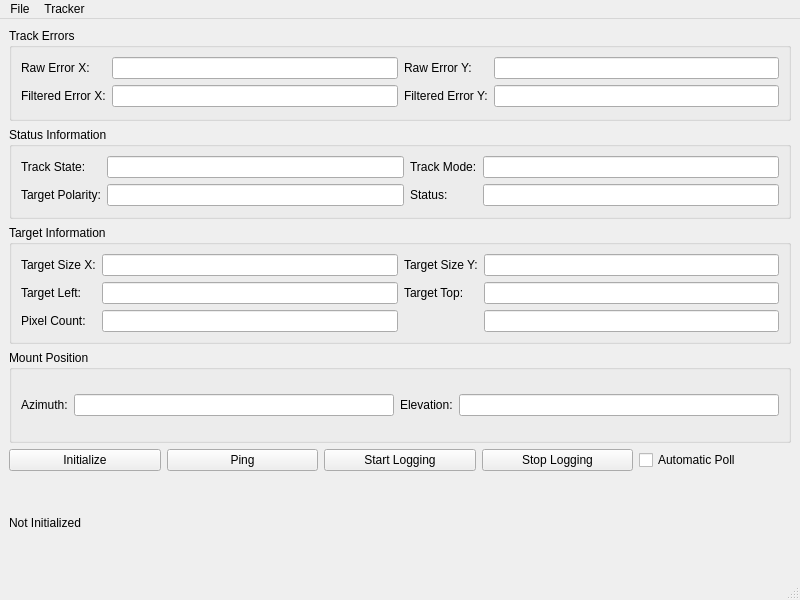
<?xml version="1.0" encoding="UTF-8"?>
<ui version="4.0">
 <class>MainWindow</class>
 <widget class="QMainWindow" name="MainWindow">
  <property name="geometry">
   <rect>
    <x>0</x>
    <y>0</y>
    <width>800</width>
    <height>600</height>
   </rect>
  </property>
  <property name="windowTitle">
   <string>7007 Tracker Monitor</string>
  </property>
  <widget class="QWidget" name="centralwidget">
   <layout class="QVBoxLayout" name="verticalLayout">
    <item>
     <widget class="QGroupBox" name="trackErrorsGroupBox">
      <property name="title">
       <string>Track Errors</string>
      </property>
      <layout class="QGridLayout" name="gridLayout">
       <item row="0" column="0">
        <widget class="QLabel" name="label">
         <property name="text">
          <string>Raw Error X:</string>
         </property>
        </widget>
       </item>
       <item row="0" column="1">
        <widget class="QLineEdit" name="rawErrorXLineEdit">
         <property name="readOnly">
          <bool>true</bool>
         </property>
        </widget>
       </item>
       <item row="0" column="2">
        <widget class="QLabel" name="label_2">
         <property name="text">
          <string>Raw Error Y:</string>
         </property>
        </widget>
       </item>
       <item row="0" column="3">
        <widget class="QLineEdit" name="rawErrorYLineEdit">
         <property name="readOnly">
          <bool>true</bool>
         </property>
        </widget>
       </item>
       <item row="1" column="0">
        <widget class="QLabel" name="label_3">
         <property name="text">
          <string>Filtered Error X:</string>
         </property>
        </widget>
       </item>
       <item row="1" column="1">
        <widget class="QLineEdit" name="filteredErrorXLineEdit">
         <property name="readOnly">
          <bool>true</bool>
         </property>
        </widget>
       </item>
       <item row="1" column="2">
        <widget class="QLabel" name="label_4">
         <property name="text">
          <string>Filtered Error Y:</string>
         </property>
        </widget>
       </item>
       <item row="1" column="3">
        <widget class="QLineEdit" name="filteredErrorYLineEdit">
         <property name="readOnly">
          <bool>true</bool>
         </property>
        </widget>
       </item>
      </layout>
     </widget>
    </item>
    <item>
     <widget class="QGroupBox" name="statusGroupBox">
      <property name="title">
       <string>Status Information</string>
      </property>
      <layout class="QGridLayout" name="gridLayout_2">
       <item row="0" column="0">
        <widget class="QLabel" name="label_5">
         <property name="text">
          <string>Track State:</string>
         </property>
        </widget>
       </item>
       <item row="0" column="1">
        <widget class="QLineEdit" name="trackStateLineEdit">
         <property name="readOnly">
          <bool>true</bool>
         </property>
        </widget>
       </item>
       <item row="0" column="2">
        <widget class="QLabel" name="label_6">
         <property name="text">
          <string>Track Mode:</string>
         </property>
        </widget>
       </item>
       <item row="0" column="3">
        <widget class="QLineEdit" name="trackModeLineEdit">
         <property name="readOnly">
          <bool>true</bool>
         </property>
        </widget>
       </item>
       <item row="1" column="0">
        <widget class="QLabel" name="label_7">
         <property name="text">
          <string>Target Polarity:</string>
         </property>
        </widget>
       </item>
       <item row="1" column="1">
        <widget class="QLineEdit" name="targetPolarityLineEdit">
         <property name="readOnly">
          <bool>true</bool>
         </property>
        </widget>
       </item>
       <item row="1" column="2">
        <widget class="QLabel" name="label_8">
         <property name="text">
          <string>Status:</string>
         </property>
        </widget>
       </item>
       <item row="1" column="3">
        <widget class="QLineEdit" name="statusLineEdit">
         <property name="readOnly">
          <bool>true</bool>
         </property>
        </widget>
       </item>
      </layout>
     </widget>
    </item>
    <item>
     <widget class="QGroupBox" name="targetGroupBox">
      <property name="title">
       <string>Target Information</string>
      </property>
      <layout class="QGridLayout" name="gridLayout_3">
       <item row="0" column="0">
        <widget class="QLabel" name="label_9">
         <property name="text">
          <string>Target Size X:</string>
         </property>
        </widget>
       </item>
       <item row="0" column="1">
        <widget class="QLineEdit" name="targetSizeXLineEdit">
         <property name="readOnly">
          <bool>true</bool>
         </property>
        </widget>
       </item>
       <item row="0" column="2">
        <widget class="QLabel" name="label_10">
         <property name="text">
          <string>Target Size Y:</string>
         </property>
        </widget>
       </item>
       <item row="0" column="3">
        <widget class="QLineEdit" name="targetSizeYLineEdit">
         <property name="readOnly">
          <bool>true</bool>
         </property>
        </widget>
       </item>
       <item row="1" column="0">
        <widget class="QLabel" name="label_11">
         <property name="text">
          <string>Target Left:</string>
         </property>
        </widget>
       </item>
       <item row="1" column="1">
        <widget class="QLineEdit" name="targetLeftLineEdit">
         <property name="readOnly">
          <bool>true</bool>
         </property>
        </widget>
       </item>
       <item row="1" column="2">
        <widget class="QLabel" name="label_12">
         <property name="text">
          <string>Target Top:</string>
         </property>
        </widget>
       </item>
       <item row="1" column="3">
        <widget class="QLineEdit" name="targetTopLineEdit">
         <property name="readOnly">
          <bool>true</bool>
         </property>
        </widget>
       </item>
       <item row="2" column="0">
        <widget class="QLabel" name="label_13">
         <property name="text">
          <string>Pixel Count:</string>
         </property>
        </widget>
       </item>
       <item row="2" column="1">
        <widget class="QLineEdit" name="pixelCountLineEdit">
         <property name="readOnly">
          <bool>true</bool>
         </property>
        </widget>
       </item>
       <item row="2" column="2">
        <widget class="QLabel" name="label_14">
         <property name="text">
          <string/>
         </property>
        </widget>
       </item>
       <item row="2" column="3">
        <widget class="QLineEdit" name="lineEdit_14">
         <property name="readOnly">
          <bool>true</bool>
         </property>
        </widget>
       </item>
      </layout>
     </widget>
    </item>
    <item>
     <widget class="QGroupBox" name="mountGroupBox">
      <property name="title">
       <string>Mount Position</string>
      </property>
      <layout class="QGridLayout" name="gridLayout_4">
       <item row="0" column="0">
        <widget class="QLabel" name="label_15">
         <property name="text">
          <string>Azimuth:</string>
         </property>
        </widget>
       </item>
       <item row="0" column="1">
        <widget class="QLineEdit" name="azimuthLineEdit">
         <property name="readOnly">
          <bool>true</bool>
         </property>
        </widget>
       </item>
       <item row="0" column="2">
        <widget class="QLabel" name="label_16">
         <property name="text">
          <string>Elevation:</string>
         </property>
        </widget>
       </item>
       <item row="0" column="3">
        <widget class="QLineEdit" name="elevationLineEdit">
         <property name="readOnly">
          <bool>true</bool>
         </property>
        </widget>
       </item>
      </layout>
     </widget>
    </item>
    <item>
     <layout class="QHBoxLayout" name="horizontalLayout">
      <item>
       <widget class="QPushButton" name="initButton">
        <property name="text">
         <string>Initialize</string>
        </property>
       </widget>
      </item>
      <item>
       <widget class="QPushButton" name="pingButton">
        <property name="text">
         <string>Ping</string>
        </property>
       </widget>
      </item>
      <item>
       <widget class="QPushButton" name="startLoggingButton">
        <property name="text">
         <string>Start Logging</string>
        </property>
       </widget>
      </item>
      <item>
       <widget class="QPushButton" name="stopLoggingButton">
        <property name="text">
         <string>Stop Logging</string>
        </property>
       </widget>
      </item>
      <item>
       <widget class="QCheckBox" name="automaticPollCheckBox">
        <property name="text">
         <string>Automatic Poll</string>
        </property>
       </widget>
      </item>
     </layout>
    </item>
    <item>
     <widget class="QLabel" name="statusLabel">
      <property name="text">
       <string>Not Initialized</string>
      </property>
     </widget>
    </item>
   </layout>
  </widget>
  <widget class="QMenuBar" name="menubar">
   <property name="geometry">
    <rect>
     <x>0</x>
     <y>0</y>
     <width>800</width>
     <height>21</height>
    </rect>
   </property>
   <widget class="QMenu" name="menuFile">
    <property name="title">
     <string>File</string>
    </property>
    <addaction name="actionStart_Logging"/>
    <addaction name="actionStop_Logging"/>
    <addaction name="separator"/>
    <addaction name="actionExit"/>
   </widget>
   <widget class="QMenu" name="menuTracker">
    <property name="title">
     <string>Tracker</string>
    </property>
    <addaction name="actionInitialize"/>
    <addaction name="actionPing"/>
    <addaction name="separator"/>
    <addaction name="actionAutomatic_Poll"/>
   </widget>
   <addaction name="menuFile"/>
   <addaction name="menuTracker"/>
  </widget>
  <widget class="QStatusBar" name="statusbar"/>
  <action name="actionStart_Logging">
   <property name="text">
    <string>Start Logging...</string>
   </property>
  </action>
  <action name="actionStop_Logging">
   <property name="text">
    <string>Stop Logging</string>
   </property>
  </action>
  <action name="actionExit">
   <property name="text">
    <string>Exit</string>
   </property>
  </action>
  <action name="actionInitialize">
   <property name="text">
    <string>Initialize</string>
   </property>
  </action>
  <action name="actionPing">
   <property name="text">
    <string>Ping</string>
   </property>
  </action>
  <action name="actionAutomatic_Poll">
   <property name="checkable">
    <bool>true</bool>
   </property>
   <property name="text">
    <string>Automatic Poll</string>
   </property>
  </action>
 </widget>
 <resources/>
 <connections/>
</ui>
